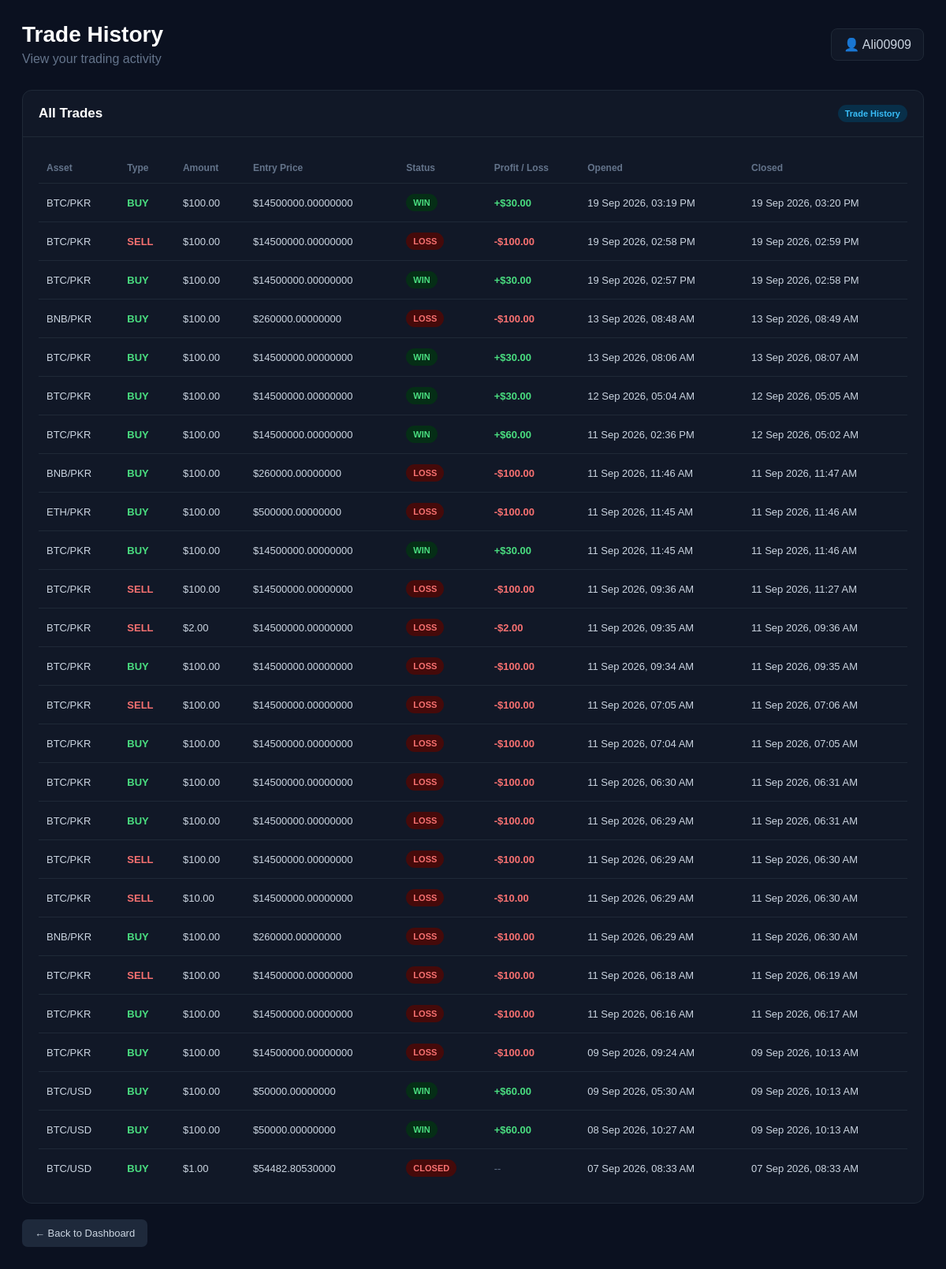
The page /trading/history/ (signed in) on the database its author committed.
### trading/models.py (models this page shows, shortened)
class Trade(models.Model):
    SIDE_CHOICES = [
        ("BUY", "BUY"),
        ("SELL", "SELL"),
    ]
    CURRENCY_CHOICES = [
        ("USD", "USD"),
        ("PKR", "PKR"),
    ]
    STATUS_CHOICES = [
        ("OPEN", "OPEN"),
        ("WIN", "WIN"),
        ("LOSS", "LOSS"),
    ]
    user = models.ForeignKey(
        User,
        on_delete=models.CASCADE
    )
    pair = models.ForeignKey(
        TradingPair,
        on_delete=models.PROTECT,
        related_name="trades",
        null=True,
        blank=True
    )
    asset = models.CharField(
        max_length=20,
        default="BTC/USD"
    )
    side = models.CharField(
        max_length=4,
        choices=SIDE_CHOICES
    )
    currency = models.CharField(
        max_length=3,
        choices=CURRENCY_CHOICES,
        default="USD"
    )
    amount = models.DecimalField(
        max_digits=12,
        decimal_places=2
    )
    price = models.DecimalField(
        max_digits=20,
        decimal_places=8
    )
    closing_price = models.DecimalField(
        max_digits=20,
        decimal_places=8,
        null=True,
        blank=True
    )
    duration_seconds = models.PositiveIntegerField(
        default=60
    )
    payout_percent = models.DecimalField(
        max_digits=5,
        decimal_places=2,
        default=30.00
    )
    status = models.CharField(
        max_length=10,
        choices=STATUS_CHOICES,
        default="OPEN"
    )
    profit_loss = models.DecimalField(
        max_digits=12,
        decimal_places=2,
        default=0.00
    )
    closed_at = models.DateTimeField(
        null=True,
        blank=True
    )
    created_at = models.DateTimeField(
        auto_now_add=True
    )

### trading/views.py (the view)
@login_required
def trade_history(request):
    trades = Trade.objects.filter(
        user=request.user
    ).order_by(
        "-created_at"
    )
    return render(
        request,
        "trading/trade_history.html",
        {
            "trades": trades
        }
    )

### trading/templates/trading/trade_history.html (shortened to what this page needs)
{% load static %}
<!DOCTYPE html>
<html lang="en">
<head>
</head>
<body>
<main class="main">
    <div class="topbar">
        <div>
            <h1>Trade History</h1>
            <p>
                View your trading activity
            </p>
        </div>
        <div class="user">
            👤 {{ request.user.username }}
        </div>
    </div>
    <div class="card">
        <div class="card-header">
            <h2>All Trades</h2>
            <span class="badge open">
                Trade History
            </span>
        </div>
        <div class="card-body">
            {% if trades %}
                <div class="table-wrapper">
                    <table>
                        <thead>
                            <tr>
                                <th>Asset</th>
                                <th>Type</th>
                                <th>Amount</th>
                                <th>Entry Price</th>
                                <th>Status</th>
                                <th>Profit / Loss</th>
                                <th>Opened</th>
                                <th>Closed</th>
                            </tr>
                        </thead>
                        <tbody>
                        {% for trade in trades %}
                            <tr>
                                <td>
                                    {{ trade.asset }}
                                </td>
                                <td>
                                    {% if trade.side == "BUY" %}
                                        <span class="buy">
                                            BUY
                                        </span>
                                    {% elif trade.side == "SELL" %}
                                        <span class="sell">
                                            SELL
                                        </span>
                                    {% else %}
                                        {{ trade.side }}
                                    {% endif %}
                                </td>
                                <td>
                                    ${{ trade.amount }}
                                </td>
                                <td>
                                    ${{ trade.price }}
                                </td>
                                <td>
                                    {% if trade.status == "OPEN" %}
                                        <span class="badge open">
                                            OPEN
                                        </span>
                                    {% elif trade.status == "WIN" %}
                                        <span class="badge win">
                                            WIN
                                        </span>
                                    {% elif trade.status == "LOSS" %}
                                        <span class="badge loss">
                                            LOSS
                                        </span>
                                    {% else %}
                                        <span class="badge loss">
                                            {{ trade.status }}
                                        </span>
                                    {% endif %}
                                </td>
                                <td>
                                    {% if trade.status == "WIN" %}
                                        <span class="profit">
                                            +${{ trade.profit_loss }}
                                        </span>
                                    {% elif trade.status == "LOSS" %}
                                        <span class="loss-text">
                                            -${{ trade.amount }}
                                        </span>
                                    {% else %}
                                        <span style="color:#64748b;">
                                            --
                                        </span>
                                    {% endif %}
                                </td>
                                <td>
                                    {{ trade.created_at|date:"d M Y, h:i A" }}
                                </td>
                                <td>
                                    {% if trade.closed_at %}
                                        {{ trade.closed_at|date:"d M Y, h:i A" }}
                                    {% else %}
                                        <span style="color:#64748b;">
                                            --
                                        </span>
                                    {% endif %}
                                </td>
                            </tr>
                        {% endfor %}
                        </tbody>
                    </table>
                </div>
            {% else %}
                <div class="empty">
                    No trades found.
                </div>
            {% endif %}
        </div>
    </div>
    <a href="{% url 'dashboard' %}" class="back">
        ← Back to Dashboard
    </a>
</main>
</body>
</html>

### trading/templates/trading/trade_history.html (style rules this page uses)
* { box-sizing: border-box; margin: 0; padding: 0; }
body { font-family: Arial, sans-serif; background: #0b1120; color: #e5e7eb; }
.main { min-height: 100vh; padding: 28px; }
.topbar { display: flex; justify-content: space-between; align-items: center; margin-bottom: 30px; }
.topbar h1 { font-size: 28px; color: white; }
.topbar p { color: #64748b; margin-top: 6px; }
.user { background: #111827; border: 1px solid #1f2937; padding: 10px 15px; border-radius: 8px; color: #cbd5e1; }
.card { background: #111827; border: 1px solid #1f2937; border-radius: 12px; overflow: hidden; }
.card-header { padding: 18px 20px; border-bottom: 1px solid #1f2937; display: flex; justify-content: space-between; align-items: center; }
.card-header h2 { font-size: 17px; color: white; }
.card-body { padding: 20px; }
.table-wrapper { overflow-x: auto; }
table { width: 100%; border-collapse: collapse; min-width: 900px; }
th { text-align: left; font-size: 12px; color: #64748b; padding: 12px 10px; border-bottom: 1px solid #1f2937; }
td { padding: 13px 10px; border-bottom: 1px solid #1f2937; font-size: 13px; color: #cbd5e1; }
tr:last-child td { border-bottom: none; }
.badge { display: inline-block; padding: 5px 9px; border-radius: 20px; font-size: 11px; font-weight: bold; }
.open { background: #082f49; color: #38bdf8; }
.win { background: #052e16; color: #4ade80; }
.loss { background: #450a0a; color: #f87171; }
.buy { color: #4ade80; font-weight: bold; }
.sell { color: #f87171; font-weight: bold; }
.profit { color: #4ade80; font-weight: bold; }
.loss-text { color: #f87171; font-weight: bold; }
.back { display: inline-block; margin-top: 20px; background: #1e293b; color: #cbd5e1; text-decoration: none; padding: 10px 16px; border-radius: 7px; font-size: 13px; }

### rows shown on the page
Trade: asset "BTC/PKR", side "BUY", amount "100.00", price "14500000.00000000", status "WIN", profit_loss "30.00", created_at "19 Sep 2026, 03:19 PM", closed_at "19 Sep 2026, 03:20 PM"
Trade: asset "BTC/PKR", side "SELL", amount "100.00", price "14500000.00000000", status "LOSS", created_at "19 Sep 2026, 02:58 PM", closed_at "19 Sep 2026, 02:59 PM"
Trade: asset "BTC/PKR", side "BUY", amount "100.00", price "14500000.00000000", status "WIN", profit_loss "30.00", created_at "19 Sep 2026, 02:57 PM", closed_at "19 Sep 2026, 02:58 PM"
Trade: asset "BNB/PKR", side "BUY", amount "100.00", price "260000.00000000", status "LOSS", created_at "13 Sep 2026, 08:48 AM", closed_at "13 Sep 2026, 08:49 AM"
Trade: asset "BTC/PKR", side "BUY", amount "100.00", price "14500000.00000000", status "WIN", profit_loss "30.00", created_at "13 Sep 2026, 08:06 AM", closed_at "13 Sep 2026, 08:07 AM"
Trade: asset "BTC/PKR", side "BUY", amount "100.00", price "14500000.00000000", status "WIN", profit_loss "30.00", created_at "12 Sep 2026, 05:04 AM", closed_at "12 Sep 2026, 05:05 AM"
Trade: asset "BTC/PKR", side "BUY", amount "100.00", price "14500000.00000000", status "WIN", profit_loss "60.00", created_at "11 Sep 2026, 02:36 PM", closed_at "12 Sep 2026, 05:02 AM"
Trade: asset "BNB/PKR", side "BUY", amount "100.00", price "260000.00000000", status "LOSS", created_at "11 Sep 2026, 11:46 AM", closed_at "11 Sep 2026, 11:47 AM"
Trade: asset "ETH/PKR", side "BUY", amount "100.00", price "500000.00000000", status "LOSS", created_at "11 Sep 2026, 11:45 AM", closed_at "11 Sep 2026, 11:46 AM"
Trade: asset "BTC/PKR", side "BUY", amount "100.00", price "14500000.00000000", status "WIN", profit_loss "30.00", created_at "11 Sep 2026, 11:45 AM", closed_at "11 Sep 2026, 11:46 AM"
Trade: asset "BTC/PKR", side "SELL", amount "100.00", price "14500000.00000000", status "LOSS", created_at "11 Sep 2026, 09:36 AM", closed_at "11 Sep 2026, 11:27 AM"
Trade: asset "BTC/PKR", side "SELL", amount "2.00", price "14500000.00000000", status "LOSS", created_at "11 Sep 2026, 09:35 AM", closed_at "11 Sep 2026, 09:36 AM"
Trade: asset "BTC/PKR", side "BUY", amount "100.00", price "14500000.00000000", status "LOSS", created_at "11 Sep 2026, 09:34 AM", closed_at "11 Sep 2026, 09:35 AM"
Trade: asset "BTC/PKR", side "SELL", amount "100.00", price "14500000.00000000", status "LOSS", created_at "11 Sep 2026, 07:05 AM", closed_at "11 Sep 2026, 07:06 AM"
Trade: asset "BTC/PKR", side "BUY", amount "100.00", price "14500000.00000000", status "LOSS", created_at "11 Sep 2026, 07:04 AM", closed_at "11 Sep 2026, 07:05 AM"
Trade: asset "BTC/PKR", side "BUY", amount "100.00", price "14500000.00000000", status "LOSS", created_at "11 Sep 2026, 06:30 AM", closed_at "11 Sep 2026, 06:31 AM"
Trade: asset "BTC/PKR", side "BUY", amount "100.00", price "14500000.00000000", status "LOSS", created_at "11 Sep 2026, 06:29 AM", closed_at "11 Sep 2026, 06:31 AM"
Trade: asset "BTC/PKR", side "SELL", amount "100.00", price "14500000.00000000", status "LOSS", created_at "11 Sep 2026, 06:29 AM", closed_at "11 Sep 2026, 06:30 AM"
Trade: asset "BTC/PKR", side "SELL", amount "10.00", price "14500000.00000000", status "LOSS", created_at "11 Sep 2026, 06:29 AM", closed_at "11 Sep 2026, 06:30 AM"
Trade: asset "BNB/PKR", side "BUY", amount "100.00", price "260000.00000000", status "LOSS", created_at "11 Sep 2026, 06:29 AM", closed_at "11 Sep 2026, 06:30 AM"
Trade: asset "BTC/PKR", side "SELL", amount "100.00", price "14500000.00000000", status "LOSS", created_at "11 Sep 2026, 06:18 AM", closed_at "11 Sep 2026, 06:19 AM"
Trade: asset "BTC/PKR", side "BUY", amount "100.00", price "14500000.00000000", status "LOSS", created_at "11 Sep 2026, 06:16 AM", closed_at "11 Sep 2026, 06:17 AM"
Trade: asset "BTC/PKR", side "BUY", amount "100.00", price "14500000.00000000", status "LOSS", created_at "09 Sep 2026, 09:24 AM", closed_at "09 Sep 2026, 10:13 AM"
Trade: asset "BTC/USD", side "BUY", amount "100.00", price "50000.00000000", status "WIN", profit_loss "60.00", created_at "09 Sep 2026, 05:30 AM", closed_at "09 Sep 2026, 10:13 AM"
Trade: asset "BTC/USD", side "BUY", amount "100.00", price "50000.00000000", status "WIN", profit_loss "60.00", created_at "08 Sep 2026, 10:27 AM", closed_at "09 Sep 2026, 10:13 AM"
Trade: asset "BTC/USD", side "BUY", amount "1.00", price "54482.80530000", status "CLOSED", created_at "07 Sep 2026, 08:33 AM", closed_at "07 Sep 2026, 08:33 AM"

### other values the page prints
{{ request.user.username }} "Ali00909"
